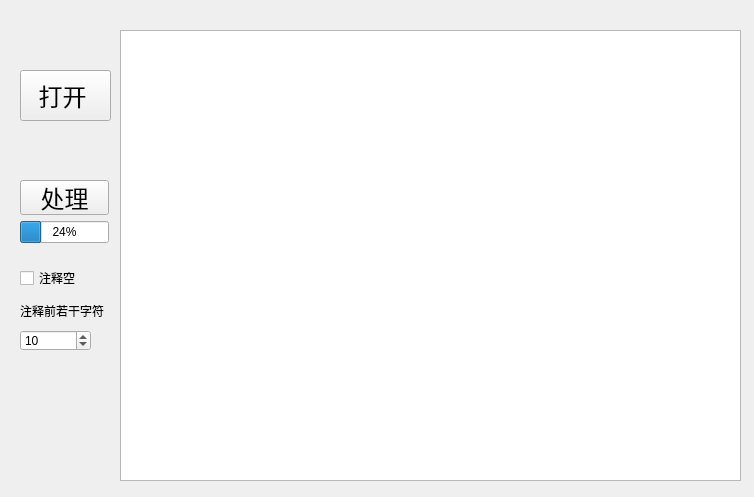
<?xml version="1.0" encoding="UTF-8"?>
<ui version="4.0">
 <class>AutoIndb</class>
 <widget class="QWidget" name="AutoIndb">
  <property name="windowModality">
   <enum>Qt::WindowModal</enum>
  </property>
  <property name="geometry">
   <rect>
    <x>0</x>
    <y>0</y>
    <width>754</width>
    <height>497</height>
   </rect>
  </property>
  <property name="windowTitle">
   <string>Form</string>
  </property>
  <widget class="QPushButton" name="pushBtn_Open">
   <property name="geometry">
    <rect>
     <x>20</x>
     <y>70</y>
     <width>91</width>
     <height>51</height>
    </rect>
   </property>
   <property name="font">
    <font>
     <family>Times New Roman</family>
     <pointsize>18</pointsize>
    </font>
   </property>
   <property name="text">
    <string>打开 </string>
   </property>
  </widget>
  <widget class="QTextEdit" name="textEdit_show">
   <property name="geometry">
    <rect>
     <x>120</x>
     <y>30</y>
     <width>621</width>
     <height>451</height>
    </rect>
   </property>
  </widget>
  <widget class="QCheckBox" name="checkBox_nullornot">
   <property name="geometry">
    <rect>
     <x>20</x>
     <y>270</y>
     <width>71</width>
     <height>16</height>
    </rect>
   </property>
   <property name="text">
    <string>注释空</string>
   </property>
  </widget>
  <widget class="QSpinBox" name="spinBox_notenumber">
   <property name="geometry">
    <rect>
     <x>20</x>
     <y>330</y>
     <width>71</width>
     <height>21</height>
    </rect>
   </property>
   <property name="value">
    <number>10</number>
   </property>
  </widget>
  <widget class="QLabel" name="label">
   <property name="geometry">
    <rect>
     <x>20</x>
     <y>300</y>
     <width>91</width>
     <height>21</height>
    </rect>
   </property>
   <property name="text">
    <string>注释前若干字符</string>
   </property>
  </widget>
  <widget class="QWidget" name="layoutWidget">
   <property name="geometry">
    <rect>
     <x>20</x>
     <y>180</y>
     <width>89</width>
     <height>63</height>
    </rect>
   </property>
   <layout class="QVBoxLayout" name="verticalLayout">
    <item>
     <widget class="QPushButton" name="pushBtn_process">
      <property name="font">
       <font>
        <family>Times New Roman</family>
        <pointsize>18</pointsize>
       </font>
      </property>
      <property name="text">
       <string>处理</string>
      </property>
     </widget>
    </item>
    <item>
     <widget class="QProgressBar" name="progressBar">
      <property name="value">
       <number>24</number>
      </property>
     </widget>
    </item>
   </layout>
  </widget>
 </widget>
 <resources/>
 <connections/>
</ui>
